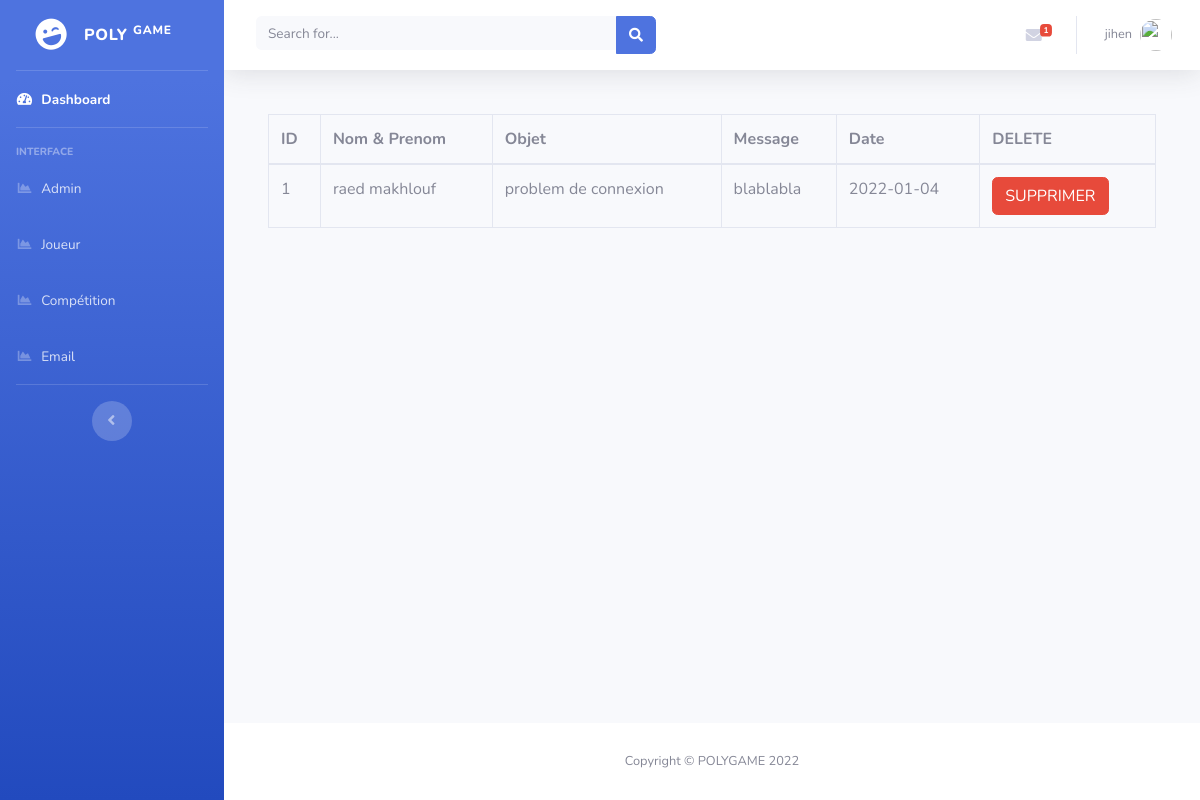
The app's page /admin/email.php?Supp=oui (signed in) with its own data.
### tables this page shows
CREATE TABLE IF NOT EXISTS `email` (
  `id_msg` int(11) NOT NULL AUTO_INCREMENT,
  `nom` varchar(20) NOT NULL,
  `prenom` varchar(20) NOT NULL,
  `Objet` text NOT NULL,
  `Message` longtext NOT NULL,
  `Date` date NOT NULL,
  PRIMARY KEY (`id_msg`)
);

### admin/email.php (the view, shortened to what this page needs)
<?php
if (empty($_SESSION['id_admin'])) {
header('Location:login.php');
}else{
?>
<!DOCTYPE html>
<html lang="en">
<head>
  <link href="vendor/fontawesome-free/css/all.min.css" rel="stylesheet" type="text/css">
  <link href="css/sb-admin-2.min.css" rel="stylesheet">
</head>
<body id="page-top">
  <div id="wrapper">
   <ul class="navbar-nav bg-gradient-primary sidebar sidebar-dark accordion" id="accordionSidebar">
<a class="sidebar-brand d-flex align-items-center justify-content-center" href="index.php">
  <div class="sidebar-brand-icon rotate-n-15">
    <i class="fas fa-laugh-wink"></i>
  </div>
  <div class="sidebar-brand-text mx-3">POLY <sup>GAME</sup></div>
</a>
<hr class="sidebar-divider my-0">
<li class="nav-item active">
  <a class="nav-link" href="index.php">
    <i class="fas fa-fw fa-tachometer-alt"></i>
    <span>Dashboard</span></a>
</li>
<hr class="sidebar-divider">
<div class="sidebar-heading">
  Interface
</div>
<li class="nav-item">
  <a class="nav-link" href="administrateur.php">
    <i class="fas fa-fw fa-chart-area"></i>
    <span>Admin</span></a>
</li>
<li class="nav-item">
  <a class="nav-link" href="joueur.php">
    <i class="fas fa-fw fa-chart-area"></i>
    <span>Joueur</span></a>
</li>
<li class="nav-item">
  <a class="nav-link" href="competition.php">
    <i class="fas fa-fw fa-chart-area"></i>
    <span>Compétition</span></a>
</li>
<li class="nav-item">
  <a class="nav-link" href="email.php">
    <i class="fas fa-fw fa-chart-area"></i>
    <span>Email</span></a>
</li>
<hr class="sidebar-divider d-none d-md-block">
<div class="text-center d-none d-md-inline">
  <button class="rounded-circle border-0" id="sidebarToggle"></button>
</div>
</ul>
    <div id="content-wrapper" class="d-flex flex-column">
      <div id="content">
        <nav class="navbar navbar-expand navbar-light bg-white topbar mb-4 static-top shadow">
          <form class="d-none d-sm-inline-block form-inline mr-auto ml-md-3 my-2 my-md-0 mw-100 navbar-search">
            <div class="input-group">
              <input type="text" class="form-control bg-light border-0 small" placeholder="Search for..." aria-label="Search" aria-describedby="basic-addon2">
              <div class="input-group-append">
                <button class="btn btn-primary" type="button">
                  <i class="fas fa-search fa-sm"></i>
                </button>
              </div>
            </div>
          </form>
          <ul class="navbar-nav ml-auto">
            <li class="nav-item dropdown no-arrow mx-1">
              <a class="nav-link dropdown-toggle" href="#" id="messagesDropdown" role="button" data-toggle="dropdown" aria-haspopup="true" aria-expanded="false">
                <i class="fas fa-envelope fa-fw"></i>
               <?php
        include('connexion.php');
        $req = $bdd->query("SELECT count(id_msg) as total_email from email");
        $email = $req->fetch();
        ?>
                <span class="badge badge-danger badge-counter"><?php echo $email['total_email'] ?></span>
              </a>
            </li>
            <li class="nav-item dropdown no-arrow">
              <a class="nav-link dropdown-toggle" href="#" id="userDropdown" role="button" data-toggle="dropdown" aria-haspopup="true" aria-expanded="false">
                <span class="mr-2 d-none d-lg-inline text-gray-600 small">
               <?php echo $_SESSION['nom']; ?>
                </span>
                <img class="img-profile rounded-circle" src="img/<?php echo $_SESSION['image']; ?>">
              </a>
            </li>
          </ul>
        </nav>
<div class="container-fluid">
  <div class="card-body">
    <div class="table-responsive">
      <table class="table table-bordered" id="dataTable" width="100%" cellspacing="0">
        <thead>
          <tr>
            <th> ID </th>
            <th> Nom & Prenom</th>
            <th>Objet </th>
            <th>Message</th>
            <th>Date</th>
            <th>DELETE </th>
          </tr>
        </thead>
        <?php
include_once('connexion.php');
$result = $bdd ->query('SELECT * FROM email') ;
while ($dl = $result->fetch()) {
?>
        <tbody>
          <tr>
            <td><?php echo $dl['id_msg']; ?></td>
            <td><?php echo $dl['nom']; ?> <?php echo $dl['prenom']; ?></td>
            <td><?php echo $dl['Objet']; ?></td>
            <td><?php echo $dl['Message']; ?></td>
            <td><?php echo $dl['Date']; ?></td>
            <td>
            <a href="suppEmail.php?id_msg=<?php echo $dl['id_msg']; ?>" name="delete_btn" class="btn btn-danger"> SUPPRIMER</a>
            </td>
          </tr>
        </tbody>
                <?php }?>
      </table>
    </div>
  </div>
</div>
</div>
      <footer class="sticky-footer bg-white">
        <div class="container my-auto">
          <div class="copyright text-center my-auto">
            <span>Copyright &copy; POLYGAME 2022</span>
          </div>
        </div>
      </footer>
      </div>
      </div>
</body>
</html>
<?php
}
?>

### records on screen
email: id_msg "1", nom "raed", prenom "makhlouf", Objet "problem de connexion", Message "blablabla", Date "2022-01-04"

### other values on screen
$email['total_email'] "1"
$_SESSION['nom'] "jihen"
